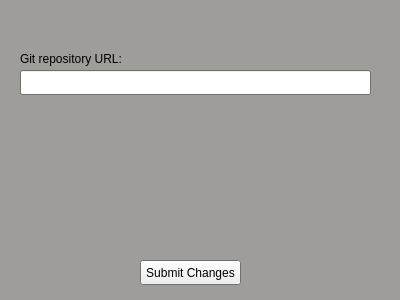
<?xml version="1.0" encoding="UTF-8"?>
<ui version="4.0">
 <class>Options</class>
 <widget class="QWidget" name="Options">
  <property name="geometry">
   <rect>
    <x>0</x>
    <y>0</y>
    <width>400</width>
    <height>300</height>
   </rect>
  </property>
  <property name="palette">
   <palette>
    <active>
     <colorrole role="Base">
      <brush brushstyle="SolidPattern">
       <color alpha="255">
        <red>255</red>
        <green>255</green>
        <blue>255</blue>
       </color>
      </brush>
     </colorrole>
     <colorrole role="Window">
      <brush brushstyle="SolidPattern">
       <color alpha="255">
        <red>159</red>
        <green>157</green>
        <blue>154</blue>
       </color>
      </brush>
     </colorrole>
    </active>
    <inactive>
     <colorrole role="Base">
      <brush brushstyle="SolidPattern">
       <color alpha="255">
        <red>255</red>
        <green>255</green>
        <blue>255</blue>
       </color>
      </brush>
     </colorrole>
     <colorrole role="Window">
      <brush brushstyle="SolidPattern">
       <color alpha="255">
        <red>159</red>
        <green>157</green>
        <blue>154</blue>
       </color>
      </brush>
     </colorrole>
    </inactive>
    <disabled>
     <colorrole role="Base">
      <brush brushstyle="SolidPattern">
       <color alpha="255">
        <red>159</red>
        <green>157</green>
        <blue>154</blue>
       </color>
      </brush>
     </colorrole>
     <colorrole role="Window">
      <brush brushstyle="SolidPattern">
       <color alpha="255">
        <red>159</red>
        <green>157</green>
        <blue>154</blue>
       </color>
      </brush>
     </colorrole>
    </disabled>
   </palette>
  </property>
  <property name="windowTitle">
   <string>Form</string>
  </property>
  <widget class="QLabel" name="repoLabel">
   <property name="geometry">
    <rect>
     <x>20</x>
     <y>50</y>
     <width>151</width>
     <height>17</height>
    </rect>
   </property>
   <property name="text">
    <string>Git repository URL:</string>
   </property>
  </widget>
  <widget class="QLineEdit" name="repoLineEdit">
   <property name="geometry">
    <rect>
     <x>20</x>
     <y>70</y>
     <width>351</width>
     <height>25</height>
    </rect>
   </property>
  </widget>
  <widget class="QPushButton" name="submitButton">
   <property name="geometry">
    <rect>
     <x>140</x>
     <y>260</y>
     <width>101</width>
     <height>25</height>
    </rect>
   </property>
   <property name="text">
    <string>Submit Changes</string>
   </property>
  </widget>
 </widget>
 <resources/>
 <connections/>
</ui>
